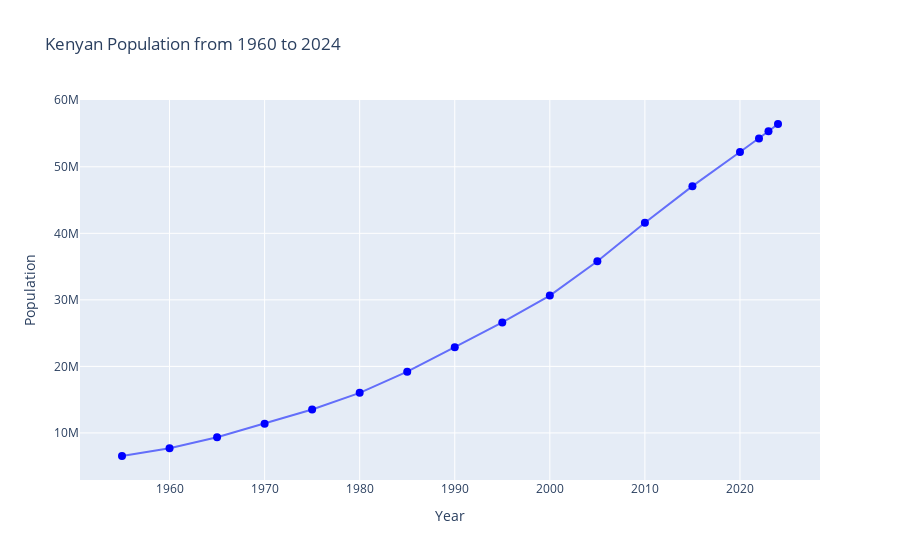
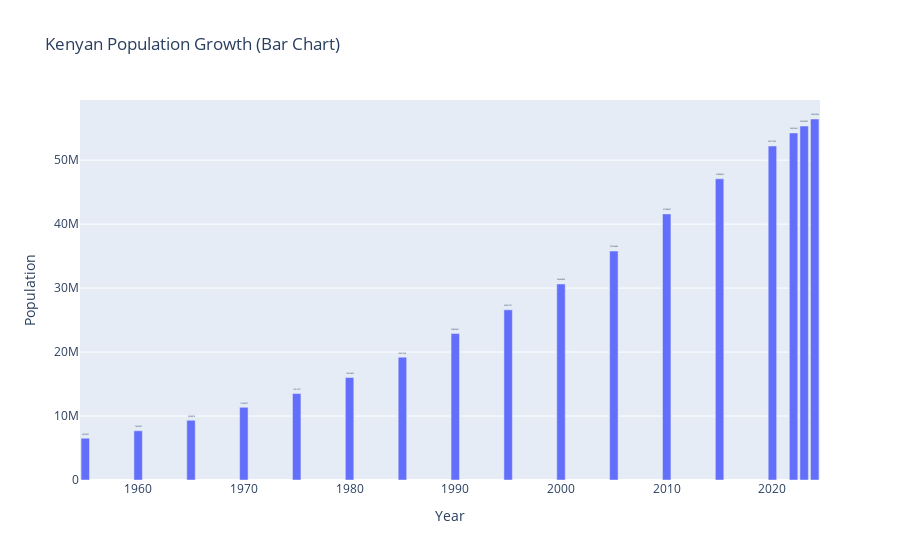
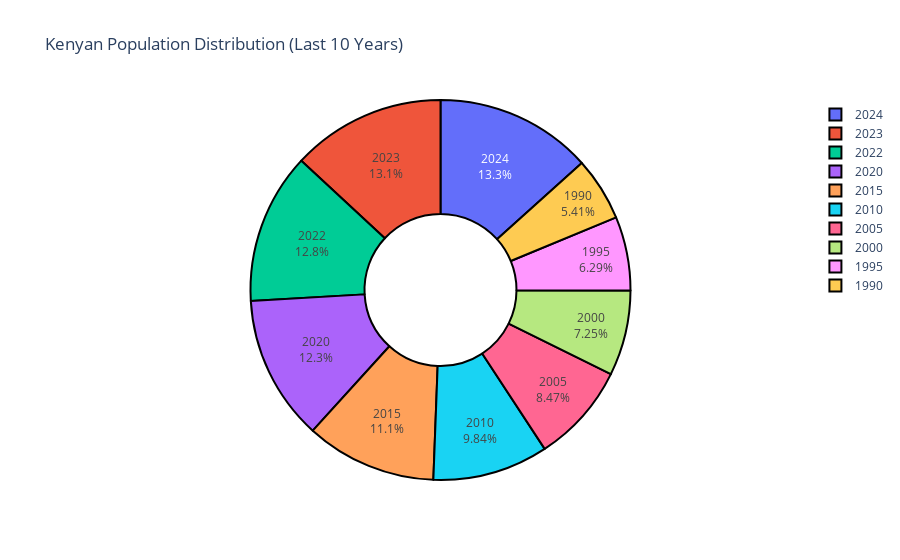

Source (notebook cell) for these figures, in order:
### Code cell
import requests
from bs4 import BeautifulSoup
import pandas as pd
import plotly.express as px
import plotly.graph_objects as go

# URL to scrape
url = "https://www.worldometers.info/world-population/kenya-population/"

# Send a GET request to the website
response = requests.get(url)

# Parse the content of the request with BeautifulSoup
soup = BeautifulSoup(response.content, 'html.parser')

# Find the table that contains the population data
table = soup.find('table', attrs={"class": "table table-striped table-bordered table-hover table-condensed table-list"})

# Extract table rows
rows = table.find_all('tr')

# List to hold the data
data = []

# Iterate through the rows and extract the year and population
for row in rows[1:]:  # Skip the header row
    cols = row.find_all('td')
    year = int(cols[0].text.strip())  # Year column
    population = int(cols[1].text.strip().replace(',', ''))  # Population column, remove commas
    data.append([year, population])

# Convert the data into a DataFrame
df = pd.DataFrame(data, columns=['Year', 'Population'])

# Sort the DataFrame by year (ascending order)
df = df.sort_values(by='Year')

# Line Chart with Hover Tooltips
line_chart = px.line(df, x='Year', y='Population', title='Kenyan Population from 1960 to 2024',
                     labels={'Year': 'Year', 'Population': 'Population'},
                     hover_data={'Population': ':,'})  # Add hover data to show population with commas

line_chart.update_traces(marker=dict(size=8, symbol='circle', color='blue'), mode='lines+markers')

# Bar Chart with Hover Tooltips
bar_chart = px.bar(df, x='Year', y='Population', title='Kenyan Population Growth (Bar Chart)',
                   labels={'Year': 'Year', 'Population': 'Population'},
                   hover_data={'Population': ':,'}, text='Population')  # Add hover data to show population with commas

bar_chart.update_traces(texttemplate='%{text:,}', textposition='outside')

# Pie Chart with Population Segments for Recent Years
# Select the last 10 years from the DataFrame for the pie chart
pie_df = df.tail(10)

pie_chart = px.pie(pie_df, values='Population', names='Year', title='Kenyan Population Distribution (Last 10 Years)',
                   hover_data=['Population'], labels={'Population': 'Population'},
                   hole=0.4)  # Create a donut-style pie chart

pie_chart.update_traces(textposition='inside', textinfo='percent+label', marker=dict(line=dict(color='#000000', width=2)))

# Show the three charts

line_chart.show()
bar_chart.show()
pie_chart.show()

### Figure 1 — Plotly figure (JSON) as saved in the notebook; plotly's stock layout.template omitted (floating-point values rounded to 4 significant figures)
{"data": [{"hovertemplate": "Year=%{x}<br>Population=%{y:,}<extra></extra>", "legendgroup": "", "line": {"color": "#636efa", "dash": "solid"}, "marker": {"color": "blue", "size": 8, "symbol": "circle"}, "mode": "lines+markers", "name": "", "orientation": "v", "showlegend": false, "type": "scatter", "x": [1955, 1960, 1965, 1970, 1975, 1980, 1985, 1990, 1995, 2000, 2005, 2010, 2015, 2020, 2022, 2023, 2024], "xaxis": "x", "y": [6529297, 7695307, 9338078, 11368791, 13511671, 16018459, 19201768, 22892651, 26601751, 30642890, 35796484, 41598567, 47088526, 52217334, 54252461, 55339003, 56432944], "yaxis": "y"}], "layout": {"autosize": true, "legend": {"tracegroupgap": 0}, "title": {"text": "Kenyan Population from 1960 to 2024"}, "xaxis": {"anchor": "y", "autorange": true, "domain": [0, 1], "range": [1951.0, 2028.0], "title": {"text": "Year"}, "type": "linear"}, "yaxis": {"anchor": "x", "autorange": true, "domain": [0, 1], "range": [1933000.0, 61030000.0], "title": {"text": "Population"}, "type": "linear"}}}

### Figure 2 — Plotly figure (JSON) as saved in the notebook; plotly's stock layout.template omitted (floating-point values rounded to 4 significant figures)
{"data": [{"alignmentgroup": "True", "hovertemplate": "Year=%{x}<br>Population=%{text:,}<extra></extra>", "legendgroup": "", "marker": {"color": "#636efa", "pattern": {"shape": ""}}, "name": "", "offsetgroup": "", "orientation": "v", "showlegend": false, "text": [6529297, 7695307, 9338078, 11368791, 13511671, 16018459, 19201768, 22892651, 26601751, 30642890, 35796484, 41598567, 47088526, 52217334, 54252461, 55339003, 56432944], "textposition": "outside", "texttemplate": "%{text:,}", "type": "bar", "x": [1955, 1960, 1965, 1970, 1975, 1980, 1985, 1990, 1995, 2000, 2005, 2010, 2015, 2020, 2022, 2023, 2024], "xaxis": "x", "y": [6529297, 7695307, 9338078, 11368791, 13511671, 16018459, 19201768, 22892651, 26601751, 30642890, 35796484, 41598567, 47088526, 52217334, 54252461, 55339003, 56432944], "yaxis": "y"}], "layout": {"autosize": true, "barmode": "relative", "legend": {"tracegroupgap": 0}, "title": {"text": "Kenyan Population Growth (Bar Chart)"}, "xaxis": {"anchor": "y", "autorange": true, "domain": [0, 1], "range": [1954.0, 2024.0], "title": {"text": "Year"}, "type": "linear"}, "yaxis": {"anchor": "x", "autorange": true, "domain": [0, 1], "range": [0, 59400000.0], "title": {"text": "Population"}, "type": "linear"}}}

### Figure 3 — Plotly figure (JSON) as saved in the notebook; plotly's stock layout.template omitted (floating-point values rounded to 4 significant figures)
{"data": [{"customdata": [[22892651], [26601751], [30642890], [35796484], [41598567], [47088526], [52217334], [54252461], [55339003], [56432944]], "domain": {"x": [0, 1], "y": [0, 1]}, "hole": 0.4, "hovertemplate": "Year=%{label}<br>Population=%{customdata[0]}<extra></extra>", "labels": [1990, 1995, 2000, 2005, 2010, 2015, 2020, 2022, 2023, 2024], "legendgroup": "", "marker": {"line": {"color": "#000000", "width": 2}}, "name": "", "showlegend": true, "textinfo": "percent+label", "textposition": "inside", "type": "pie", "values": [22892651, 26601751, 30642890, 35796484, 41598567, 47088526, 52217334, 54252461, 55339003, 56432944]}], "layout": {"autosize": true, "legend": {"tracegroupgap": 0}, "title": {"text": "Kenyan Population Distribution (Last 10 Years)"}}}
